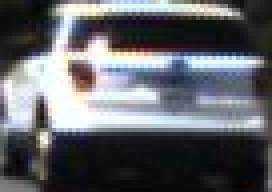
#> input picture Data/vehicle_data/IMG1.png, 68 x 48 px (shown 4 times larger); its folder holds only this picture in this run
$ jupyter execute --allow-errors Vehicle_Detection.ipynb
#> lines starting #> are read from the running program, lines starting #| are printed output that depends on the picture
## Assignment2 Vehicle Detection

### !!! Warning !!!
#### this detection is coding in win10 platform,
#### also using the git version control system is hard to upload all these data
#### If you want to check the answer is correct or not,
#### plz change the absolute dir to relative dir in MacOS or other system.
#### Sorry for bringing you troubles.

#### before testing create the directory and change the directory

[cell 1]
# This assignment has the following step
# 1st step: data processing(in the img_processing part)
# 2nd step: feature extraction
# 3rd step: training process
# 4th step: evaluation process

[cell 2]
# Here are some sample which implement the Vehicle detection based on HOG + Color histogram + SVM
# Source: https://github.com/ckirksey3/vehicle-detection-with-svm
# Another Chinese Version of Vehicle Detection
# Source: https://zhuanlan.zhihu.com/p/60229208

### Feature Extraction

[cell 3]
# HOW TO READ IMAGE BY USING OPENCV IN CHINESE DIRECTORY
# Source: https://www.programmersought.com/article/3090516575/
# If you are using the macos or other system,
# Plz change the image read function to cv2.imread()
def cv_imread(file_path):
    cv_img = cv2.imdecode(np.fromfile(file_path,dtype=np.uint8),-1)
    return cv_img

[cell 4]
import numpy as np
import cv2
from skimage.feature import hog
import matplotlib.pyplot as plt
from tqdm import tqdm

[cell 5]
# This Assignment used the Hog + color histogram
# This is Due to that the output vector can easily connect with each other
# You can also choose the SIFT, but SIFT needs to create the Bag of Words
# This will increate the work, also hard for freshman to implement

[cell 6]
# The Hog feature also used in object detection
# Source: https://www.analyticsvidhya.com/blog/2019/09/feature-engineering-images-introduction-hog-feature-descriptor/
# Example Of using Hog
# Source: https://scikit-image.org/docs/dev/auto_examples/features_detection/plot_hog.html

[cell 7]
# If want to check the answer plz change the dir in other system platform

# Setting the directory with the absolute directory in WIN10
vehicle_data_dir = 'C:\\Users\\75611\\Desktop\\Data\\vehicle_data\\'
nonvehicle_data_dir = 'C:\\Users\\75611\\Desktop\\Data\\nonvehicle_data\\'
# select an image as the test sample to check the hog and color
test_sample = 'C:\\Users\\75611\\Desktop\\Data\\vehicle_data\\IMG_25.png'

[cell 8]
# Here need to use Hog-----> Parameters
# Source: https://www.kite.com/python/docs/skimage.feature.hog#
# The return has 2 return which are newarr and hog_image
# You can also find this code from the following reference
# source: Source: https://github.com/ckirksey3/vehicle-detection-with-svm

# the current version of skimage should change visualise to visualize!!!!
def get_hog_features(img):
    # visualise == False ----> hog img connot see ----> 1 output
    hog_features = hog(img, orientations=9, pixels_per_cell=(8, 8),cells_per_block=(2, 2), transform_sqrt=True,visualize=False, feature_vector=True)
    # get the return features
    return hog_features

[cell 9]
# This test is to check the hog function is right or not
# Check the HOG method
feature_test_image1 = cv2.imread(test_sample)
# This is because plt should based on RGB ----> convert the color
#> (the rest of this cell did not finish here and is left out)

[cell 10]
# check the original
# plt.title('Original')
# plt.imshow(feature_test_image1)
# plt.show()

[cell 11]
# The bin spatial is to get the binned color features
# Set the size as 32 * 32
# You can also find the similar code from the following reference
# source: Source: https://github.com/ckirksey3/vehicle-detection-with-svm
size_tuple = (32,32)
def bin_spatial(image,img_size=size_tuple):
    features = cv2.resize(image,img_size)
    # Change the array to 1-D array
    # Source: https://numpy.org/doc/stable/reference/generated/numpy.ravel.html
    flatten_feature = features.ravel()
    return flatten_feature

#> (a cell that did not finish here is left out)

[cell 13]
# You can also find the similar code from the following reference
# source: Source: https://github.com/ckirksey3/vehicle-detection-with-svm
def colour_histogram(image, nbins=32, bins_range=(0,256)):
    channel_tuple = ()
    # np histogram needs 3 parameters
    # Source: https://numpy.org/doc/stable/reference/generated/numpy.histogram.html
    first_channel = image[:,:,0]
    second_channel = image[:,:,1]
    third_channel = image[:,:,2]
    # generating the first channel histogram
    channel1_histogram = np.histogram(first_channel, bins=nbins, range=bins_range)
    channel_tuple = channel_tuple + channel1_histogram
    # generating the second channel histogram
    channel2_histogram = np.histogram(second_channel, bins=nbins, range=bins_range)
    channel_tuple = channel_tuple + channel2_histogram
    # generating the third channel histogram
    channel3_histogram = np.histogram(third_channel, bins=nbins, range=bins_range)
    channel_tuple = channel_tuple + channel3_histogram
    # connect 3 channel together different from stack
    # can setting the the axis to decide the direction of connection
    # Source: https://numpy.org/doc/stable/reference/generated/numpy.concatenate.html
    hist_features = np.concatenate(channel_tuple,axis=0)
    return hist_features

#> (a cell that did not finish here is left out)

[cell 15]
# Define a function to extract features from a single image window
# This image window just silding image to get the features
# You can also find the similar code from the following reference
# source: Source: https://github.com/ckirksey3/vehicle-detection-with-svm

# color space dictionary
def single_img_features(image, color_space='RGB'):

    feature_list = list()
    color_space_dict = {'HSV':cv2.COLOR_RGB2HSV,'HLS':cv2.COLOR_RGB2HLS,'LUV':cv2.COLOR_RGB2LUV,'YCrCb':cv2.COLOR_RGB2YCrCb,'YUV':cv2.COLOR_RGB2YUV}
    # Check the current image sapce and doing the convert operation
    if color_space != 'RGB':
        if color_space == 'HSV':
            converted_image = cv2.cvtColor(image, color_space_dict.get('HSV'))
        elif color_space == 'HLS':
            converted_image = cv2.cvtColor(image, color_space_dict.get('HLS'))
        elif color_space == 'LUV':
            converted_image = cv2.cvtColor(image, color_space_dict.get('LUV'))
        elif color_space == 'YCrCb':
            converted_image = cv2.cvtColor(image, color_space_dict.get('YCrCb'))
        elif color_space == 'YUV':
            converted_image = cv2.cvtColor(image, color_space_dict.get('YUV'))
    else:
        # just like copy the matrix, due to the cv object is ndarray
        # Source: https://numpy.org/doc/stable/reference/generated/numpy.copy.html
        converted_image = np.copy(image)

    # check whther need to compute the bin_spatial
    # Using the previous bin_spatial function to get the bin_spatial_features
    bin_spatial_features = bin_spatial(converted_image, img_size=(32, 32))
    feature_list.append(bin_spatial_features)


    # check whther need to compute the colour_histogram
    # Using the previous colour_histogram function to get the colour_histogram_features
    colour_histogram_features = colour_histogram(converted_image, nbins=32)
    feature_list.append(colour_histogram_features)


    # check whther need to compute the hog_features
    # 2 kinds situation all feature or hog feature
    # this 2 mean getting all three channels which are channel 0 channel 1 channel 2
    # getting all 3 channels of the HOG
    hog_features = list()
    all_channels = converted_image.shape[2]
    for channel in range(all_channels):
        hog_features.extend(get_hog_features(converted_image[:,:,channel]))

    feature_list.append(hog_features)

    # Return concatenated array of features / connecting these features
    # This is also the advantage why choosing hog color histogram
    # Easy to do the vector connection, No Bow implementation
    return np.concatenate(feature_list)

[cell 16]
# You can also find the similar code from the following reference
# source: Source: https://github.com/ckirksey3/vehicle-detection-with-svm

# extract feature based on the single_img_features --based on--> get_hog_features / bin_spatial / colour_histogram
def extract_features(images, color_space='RGB'):
    # Create a list to append feature vectors to
    features_collector = list()
    # Iterate through the list of images
    for image in images:
        # image = cv2.imread(img)
        imag_features = single_img_features(image, color_space=color_space)
        features_collector.append(imag_features)
    # Return list of feature vectors
    return features_collector

### Training Process

[cell 17]
# How to use shuffle to disorder the input images
# Source: https://scikit-learn.org/stable/modules/generated/sklearn.utils.shuffle.html
from sklearn.utils import shuffle
from sklearn.svm import LinearSVC
from sklearn.preprocessing import StandardScaler
from sklearn.model_selection import train_test_split
# Recursively searching the file in the dir
# Source: https://docs.python.org/3/library/glob.html
import glob
# Using pickle for Object Serialization
# Source: https://docs.python.org/3/library/pickle.html
import pickle
# check the current of loading images
from tqdm import tqdm

[cell 18]
# This two list is used to store the data
vehicle_image_list = list()
nonvehicle_image_list = list()

[cell 19]
# This path is for windows 10 getting all the images from vehicle and nonvehicle dir
# If you are using the Macos plz change the directory
vehicle_path = 'C:\\Users\\75611\\Desktop\\Data\\vehicle_data\\*.png'
nonvehicle_path = 'C:\\Users\\75611\\Desktop\\Data\\nonvehicle_data\\*.png'
# reading the image recursively
# Source: https://docs.python.org/3/library/glob.html
all_vehicles_images = glob.glob(vehicle_path,recursive=True)
all_nonvehicles_images = glob.glob(nonvehicle_path,recursive=True)

[cell 20]
# Reading image from the directory
for vehicle_temp_image in tqdm(all_vehicles_images):
    # vehicle_image_list.append(cv_imread(vehicle_temp_image))
    # This is for MacOS reading image
    vehicle_image_list.append(cv2.imread(vehicle_temp_image))
for nonvehicle_temp_image in tqdm(all_nonvehicles_images):
    # nonvehicle_image_list.append(cv_imread(nonvehicle_temp_image))
    # This is for MacOS reading image
    nonvehicle_image_list.append(cv2.imread(nonvehicle_temp_image))

[cell 21]
# This process is to test whether the image has read or not
# Already get the data
print(type(vehicle_image_list))
#| <class 'list'>
print(type(vehicle_image_list[0]))
#| <class 'numpy.ndarray'>

[cell 22]
# Shuffle the image in vehicle_image_list ----> disorder
vehicle_image_list = shuffle(vehicle_image_list)
#> vehicle_image_list = 1 item
# Shuffle the image in nonvehicle_image_list ----> disorder
nonvehicle_image_list = shuffle(nonvehicle_image_list)

[cell 23]
# Setting these parameter similar with the previous part
# color space ---> HLS
color_space = "HLS"
# spatialsize  ---> 32 * 32 this parameter need test
spatial_size = (32,32)
hist_bin = 32
orient = 9
pix_pr_cell = 8
cell_pr_block = 2
# Getting all channgel features
# this 2 mean getting all three channels which are channel 0 channel 1 channel 2
hog_channel = 2
# get spatial feature
spatial_feat = True
# get histogram feature
hist_feat = True
# get the hog feature
hog_feat = True

[cell 24]
# This is for getting all these feature of vehicle image
all_vehicles_feature = extract_features(vehicle_image_list,color_space)
#> the loop in extract_features, `for image in images:` made 1 pass
#> (color_space_dict in single_img_features, all_channels in single_img_features) on pass 1: ({'HSV': 41, 'HLS': 53, 'LUV': 51, 'YCrCb': 37, 'YUV': 83}, 3)
#> pass 1, in colour_histogram, `first_channel = image[:,:,0]`:
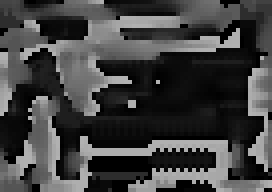
#> first_channel: shape (48, 68) (shown 4 times larger); min 0, max 179, mean 64.3
#> pass 1, in colour_histogram, `second_channel = image[:,:,1]`:
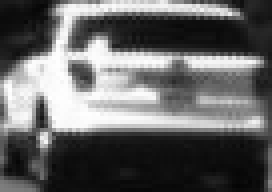
#> second_channel: shape (48, 68) (shown 4 times larger); min 4, max 255, mean 101.4
#> all_vehicles_feature = 1 item

[cell 25]
# This is for getting all these feature of non-vehicle image
all_nonvehicles_feature = extract_features(nonvehicle_image_list,color_space)
#> all_nonvehicles_feature = []

[cell 26]
# Getiting X and Y from the data
# getting vehicle features
vehicle_feature_tuples = (all_vehicles_feature,all_nonvehicles_feature)
# Using the stack to connect
#> (the rest of this cell did not finish here and is left out)

#> (a cell that did not finish here is left out)

[cell 28]
# getting the training data Y
# Using the one hot code here
# Source: https://en.wikipedia.org/wiki/One-hot
print(type(all_vehicles_feature))
#| <class 'list'>
print(type(all_nonvehicles_feature))
#| <class 'list'>
vehicle_length = len(all_vehicles_feature)
#> vehicle_length = 1
nonvehicle_length = len(all_nonvehicles_feature)
#> nonvehicle_length = 0
# Therefore, generating the same length ones and zeros vector to combine the one-hot code
generating_one = np.ones(vehicle_length)
#> generating_one = [1]
print(generating_one.shape)
#| (1,)
generating_zero = np.zeros(nonvehicle_length)
#> generating_zero = empty array
print(generating_zero.shape)
#| (0,)
# Finally, Generating the Y
Y = np.hstack((generating_one,generating_zero))
#> Y = [1]
print(Y.shape)
#| (1,)
